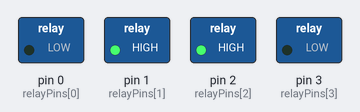
The sketch below on a simulated Arduino Uno, built with avr-gcc and run on an emulated ATmega328P. On the bench: switched loads named in the sketch (green lamp = pin HIGH).

Above: at 0.5 s.
At 2.5 s:
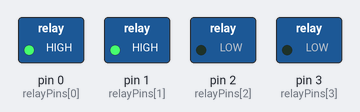
At 3.5 s:
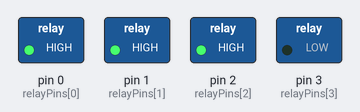
At 4.5 s:
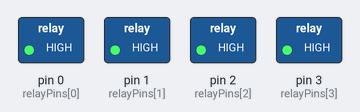
At 6.0 s:
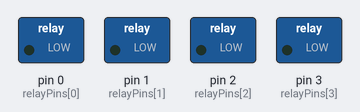
At 9.0 s:
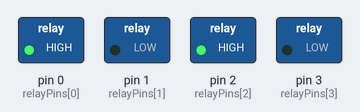
Timing chart, 0 to 9.8 s (numbered marks = the images above):
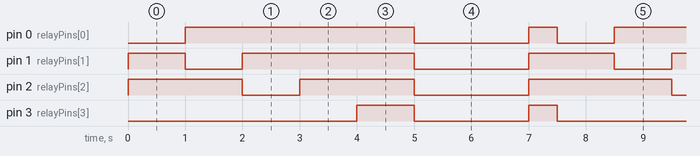

The sketch:

sketch_may22a.ino
```cpp
const int relayPins[] = {0, 1, 2, 3};
int currentRelay = 0; // Start with relay 0

void setup() {
  // Set relay pins as outputs
  for (int i = 0; i < 4; i++) {
    pinMode(relayPins[i], OUTPUT);
    digitalWrite(relayPins[i], HIGH); // Assume HIGH is off for the relay
  }

  // Turn on the first relay to start the sequence
  digitalWrite(relayPins[currentRelay], LOW); // Assume LOW is on for the relay

  // Ensure relay 3 (pin 3) is always on
  digitalWrite(relayPins[3], LOW); // Turn on relay 3
}

void loop() {
  // Wait for some time before switching relays
  delay(1000); // 1 second delay, adjust as needed

  // Turn off the current relay
  digitalWrite(relayPins[currentRelay], HIGH);

  // Move to the next relay in the sequence
  currentRelay = (currentRelay + 1) % 4;

  // Turn on the new current relay
  digitalWrite(relayPins[currentRelay], LOW);

  // If we completed one full sequence (back to relay 0)
  if (currentRelay == 0) {
    // Turn off all relays
    for (int i = 0; i < 4; i++) {
      digitalWrite(relayPins[i], HIGH);
    }
    delay(1000); // Wait for 1 second after turning off all relays

    // Turn on all relays
    for (int i = 0; i < 4; i++) {
      digitalWrite(relayPins[i], LOW);
    }
    delay(2000); // Wait for 1 second with all relays on

    // Turn off all relays again
    for (int i = 0; i < 4; i++) {
      digitalWrite(relayPins[i], HIGH);
    }
    delay(500); // Wait for 0.5 seconds

    // Turn on the first relay to start the sequence again
    digitalWrite(relayPins[0], LOW);

    // Ensure relay 3 (pin 3) is always on
    digitalWrite(relayPins[3], LOW); // Turn on relay 3
  }
}
```

Measured:
- by itself, pin 0 (relayPins[0]): repeats every 7.5 s: LOW 2.0 s, HIGH 0.50 s, LOW 1.0 s, HIGH 4.0 s
- by itself, pin 1 (relayPins[1]): repeats every 7.5 s: HIGH 3.0 s, LOW 2.0 s, HIGH 1.5 s, LOW 1.0 s
- by itself, pin 2 (relayPins[2]): repeats every 7.5 s: HIGH 2.0 s, LOW 2.0 s, HIGH 2.5 s, LOW 1.0 s
- by itself, pin 3 (relayPins[3]): repeats every 7.5 s: LOW 2.0 s, HIGH 0.50 s, LOW 4.0 s, HIGH 1.0 s
